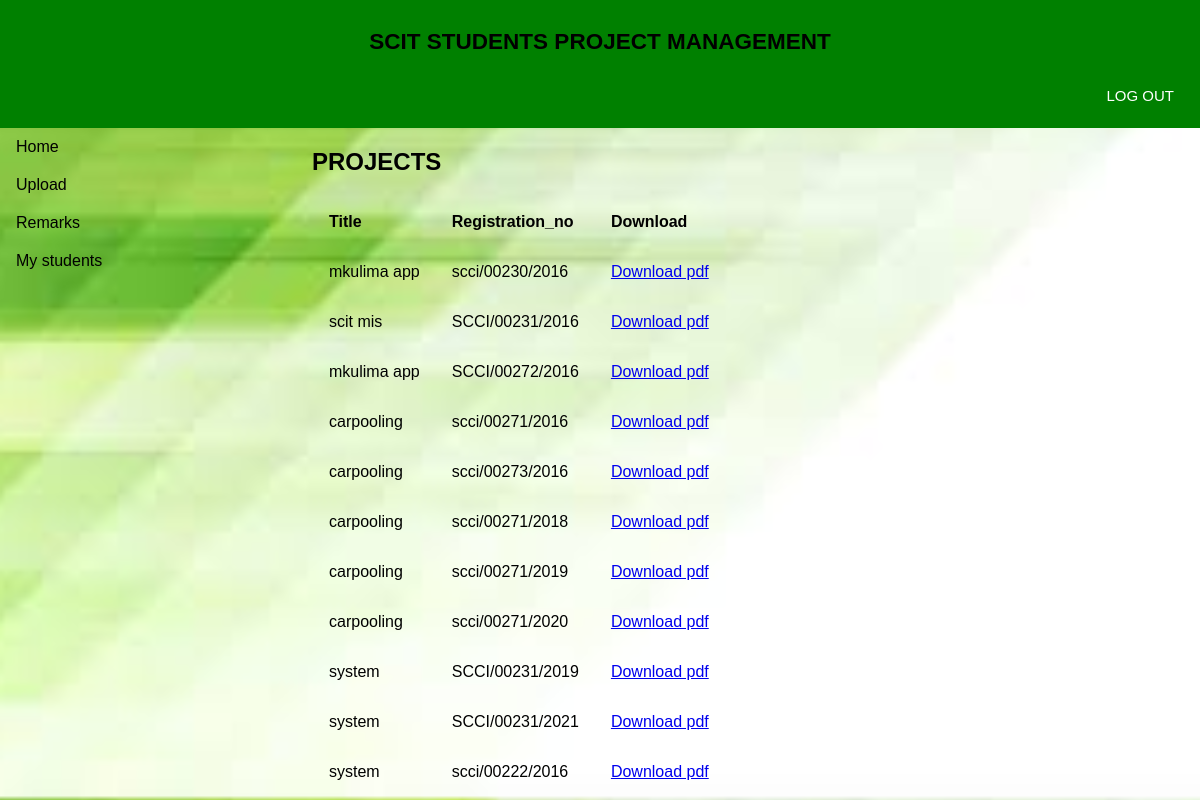
Page /users/project-list/ on the earlier database version.
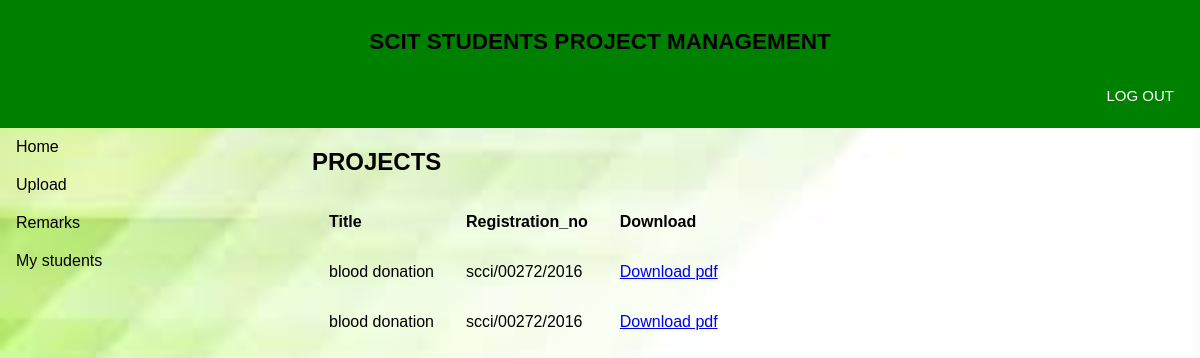
Same page on the later database version.
### students/models.py (models this page shows, shortened)
class Project(models.Model):
    phase = models.CharField(max_length=30, choices=PHASE_CHOICES, default='PROJECT_CONCEPT')
    student = models.ManyToManyField(User, limit_choices_to={'is_student': True},related_name='student_project')
    project_title = models.CharField(max_length=100)
    registration_no = models.CharField(max_length=100)
    project_brief = models.TextField(default='description')
    submission_date = models.DateTimeField()
    supervisor = models.ManyToManyField(User, limit_choices_to={'is_lecturer': True}, related_name='projects_assigned')
    pdf = models.FileField(upload_to='projects/pdf/')
    status = models.CharField(max_length=30, choices=STATUS_CHOICES, default='PENDING')

### students/views.py (the view)
# urls.py: path('project-list/', project_list, name='project_list'),
def project_list(request):
    projects = Project.objects.all()
    context = {
        'Projects': projects
    }
    return render(request, 'students/project_list.html', context)

### students/templates/students/project_list.html
{%extends "students/essentials/body4.html"%}
{% block content %}
   <h2> PROJECTS </h2>
   <table class= "table">
       <thead>
           <tr>
               <th>Title</th>
               <th>Registration_no</th>
               <th>Download</th>
           </tr>
       </thead>
       <tbody>
           {% for project in Projects  %}
           <tr>
               <td>{{project.project_title}}</td>
               <td>{{project.registration_no}}</td>
               <td>
               <a href="{{ project.pdf.url }}" class= "btn btn-primary btn-sm" target= "_blank">
               Download pdf
               </a>
               </td>
           </tr>
           {% endfor %}
       </tbody>
   </table>
{% endblock %}

### students/templates/students/essentials/body4.html (shortened to what this page needs)
<!DOCTYPE html>
<html lang="en">
{% load static %}
<head>
    <link rel="stylesheet" href="{% static 'students/css/style.css'%}"/>
</head>
<body>
    <section class="main">
        <section class="head_home">
           <div class="title">
                <h2>SCIT STUDENTS PROJECT MANAGEMENT</h2>
                <ul class="navigating_lg_sn">
                    <li><a class="active" href="{%url 'logout'%}">LOG OUT</a></li>
                </ul>
            </div>
        </section>
        <section class="goto_pages">
            <div>
                <ul class="navigating">
                    <li><a class="active" href="{% url 'users:student-home' %}">Home</a></li>
                    <li><a href="{% url 'users:upload_project' %}">Upload</a></li>
                    <li><a href="{% url 'users:student_remarks' %}">Remarks</a></li>
                    <li><a href="{% url 'users:mystudents' %}">My students</a></li>
                  </ul>
            </div>
        </section>
        <section class="content">
        {% block content %}{% endblock %}
        </section>
    </section>
</body>
</html>

### students/static/students/css/style.css (style rules this page uses)
body { font-family: sans-serif; margin:0; padding: 0; background: url(../images/minimal.jpg); background-size: cover; background-position: center; height:100%; }
.title { padding: 10px; text-align: center; background: green; color: black; font-size: 15px; }
.navigating_lg_sn { list-style-type: none; margin: 0; padding: 0; overflow: hidden; background:transparent; }
.navigating_lg_sn li { float: right; }
.navigating_lg_sn a { display: block; color: white; text-align: center; padding: 14px 16px; text-decoration: none; }
.navigating { list-style-type: none; margin: 0; padding: 0; width: 10%; background:transparent; position: fixed; height: 100%; overflow: auto; text-align: left; }
.navigating a { display: block; color: #000; padding: 10px 16px; text-decoration: none; }
.content { margin-left: 26%; }
.table th { height:50 px; text-align: left; }
.table td, th { padding: 15px; text-align: left; }
.topics-table td, th { padding: 15px; }
.carousel, .item, .active { height:100%; }

Differences in the rows shown:
removed Project: project_title "mkulima app", registration_no "scci/00230/2016"
removed Project: project_title "scit mis", registration_no "SCCI/00231/2016"
removed Project: project_title "mkulima app", registration_no "SCCI/00272/2016"
removed Project: project_title "carpooling", registration_no "scci/00271/2016"
removed Project: project_title "carpooling", registration_no "scci/00273/2016"
removed Project: project_title "carpooling", registration_no "scci/00271/2018"
removed Project: project_title "carpooling", registration_no "scci/00271/2019"
removed Project: project_title "carpooling", registration_no "scci/00271/2020"
removed Project: project_title "system", registration_no "SCCI/00231/2019"
removed Project: project_title "system", registration_no "SCCI/00231/2021"
removed Project: project_title "system", registration_no "scci/00222/2016"
added Project: project_title "blood donation", registration_no "scci/00272/2016"
added Project: project_title "blood donation", registration_no "scci/00272/2016"
